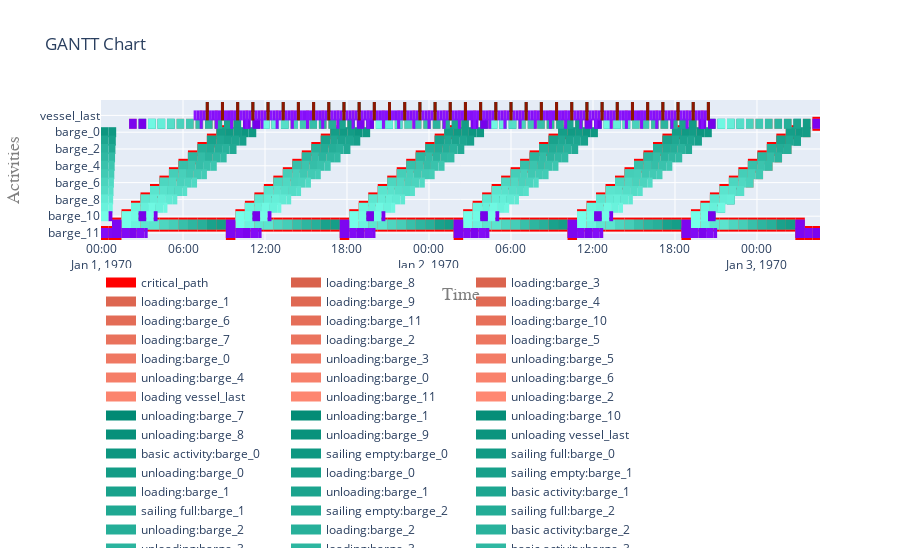

Notebook code cell kept with this figure:
### Code cell
plot.get_gantt_chart(simulation_data_out['object_list'],
                     critical_path_dataframe=critical_df,
                     id_map=simulation_data_out['activity_list'])
